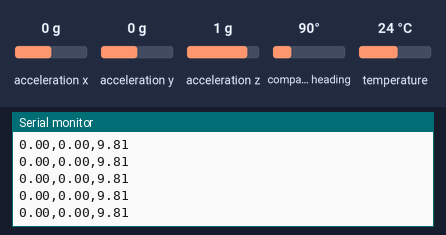
This sketch was run on a simulated Arduino Uno, built with avr-gcc and run on an emulated ATmega328P. Shown: the last lines printed to the serial monitor. Inputs (shaded band) come from the test bench; at power-on: acceleration x 0 g, acceleration y 0 g, acceleration z 1 g, compass heading 90°, temperature 24 °C.

Above: at 2.2 s.
2.3 s: acceleration x set to -1.4 g
At 2.34 s:
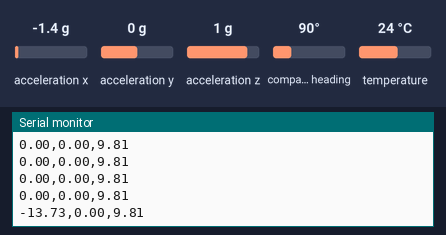
3.8 s: acceleration y set to -1.4 g
At 3.88 s:
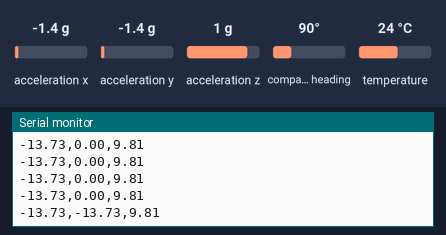
5.3 s: acceleration z set to -1.4 g
At 5.32 s:
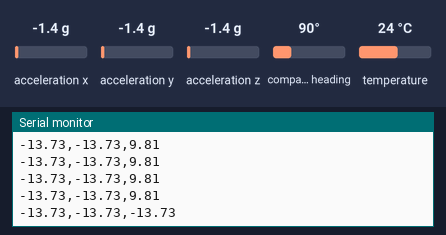

Measured:
- after the input at 2.3 s, the serial monitor: prints a new line at once (image 1)
- after the input at 3.8 s, the serial monitor: prints a new line after 0.08 s (image 2)
- after the input at 5.3 s, the serial monitor: prints a new line at once (image 3)

The sketch:

agm-1.ino
```cpp
#include <Wire.h>
#include <Adafruit_Sensor.h>
#include<Adafruit_BNO055.h>
#include<utility/imumaths.h>

#define BNO055_SAMPLERATE_DELAY_MS (100)
Adafruit_BNO055 myIMU = Adafruit_BNO055();

void setup(){

  Serial.begin(115200);
  myIMU.begin();
  delay(1000);
  int8_t temp = myIMU.getTemp();
  Serial.println(temp);
  myIMU.setExtCrystalUse(true);
}

void loop(){

  imu::Vector<3> acc = myIMU.getVector(Adafruit_BNO055::VECTOR_ACCELEROMETER);
  // imu::Vector<3> gyro = myIMU.getVector(Adafruit_BNO055::VECTOR_GYROSCOPE);
  // imu::Vector<3> magn = myIMU.getVector(Adafruit_BNO055::VECTOR_MAGNETOMETER);

  Serial.print(acc.x());
  Serial.print(",");
  Serial.print(acc.y());
  Serial.print(",");
  Serial.println(acc.z());


  // Serial.print(gyro.x());
  // Serial.print(",");
  // Serial.print(gyro.y());
  // Serial.print(",");
  // Serial.print(gyro.z());
  // Serial.print("\n");

  // Serial.print(magn.x());
  // Serial.print(",");
  // Serial.print(magn.y());
  // Serial.print(",");
  // Serial.print(magn.z());
  // Serial.print("\n");

  delay(BNO055_SAMPLERATE_DELAY_MS);
}
```
